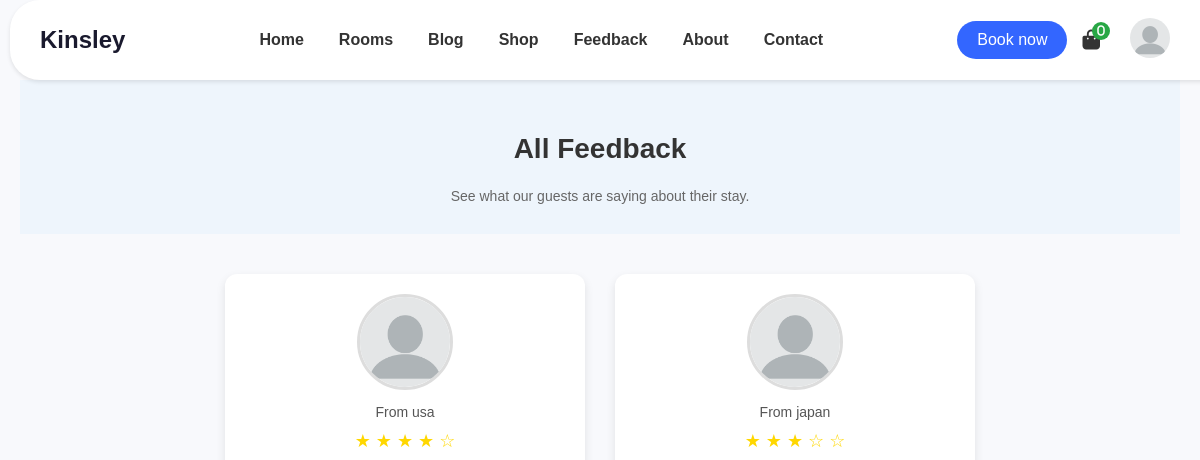
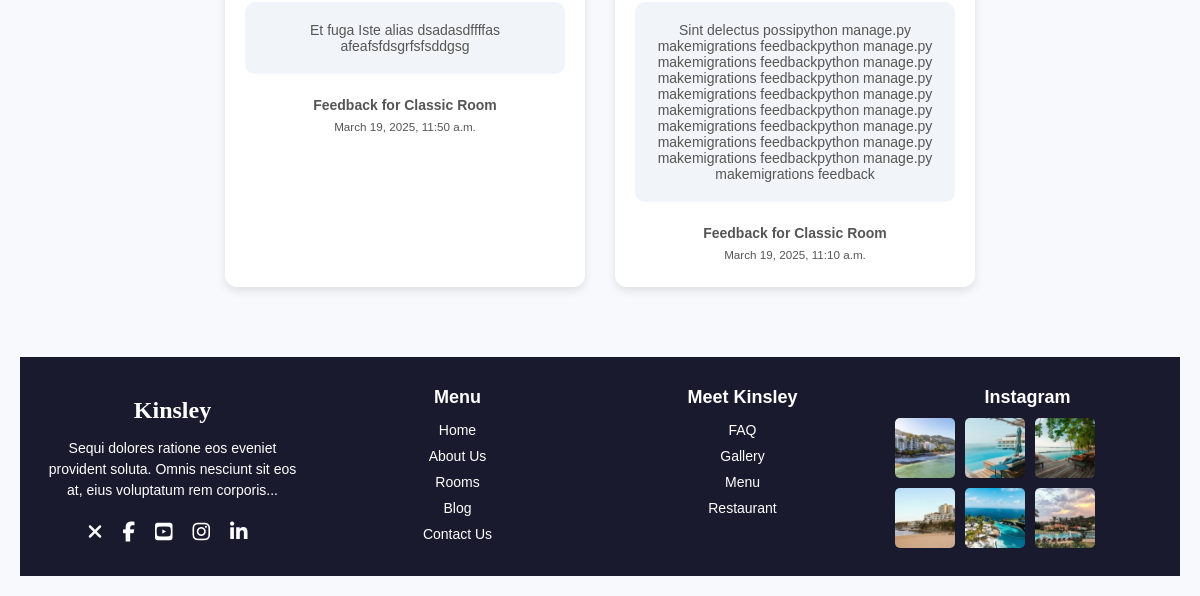
The app's page /feedback/list/, older data (2 pictures, top to bottom).
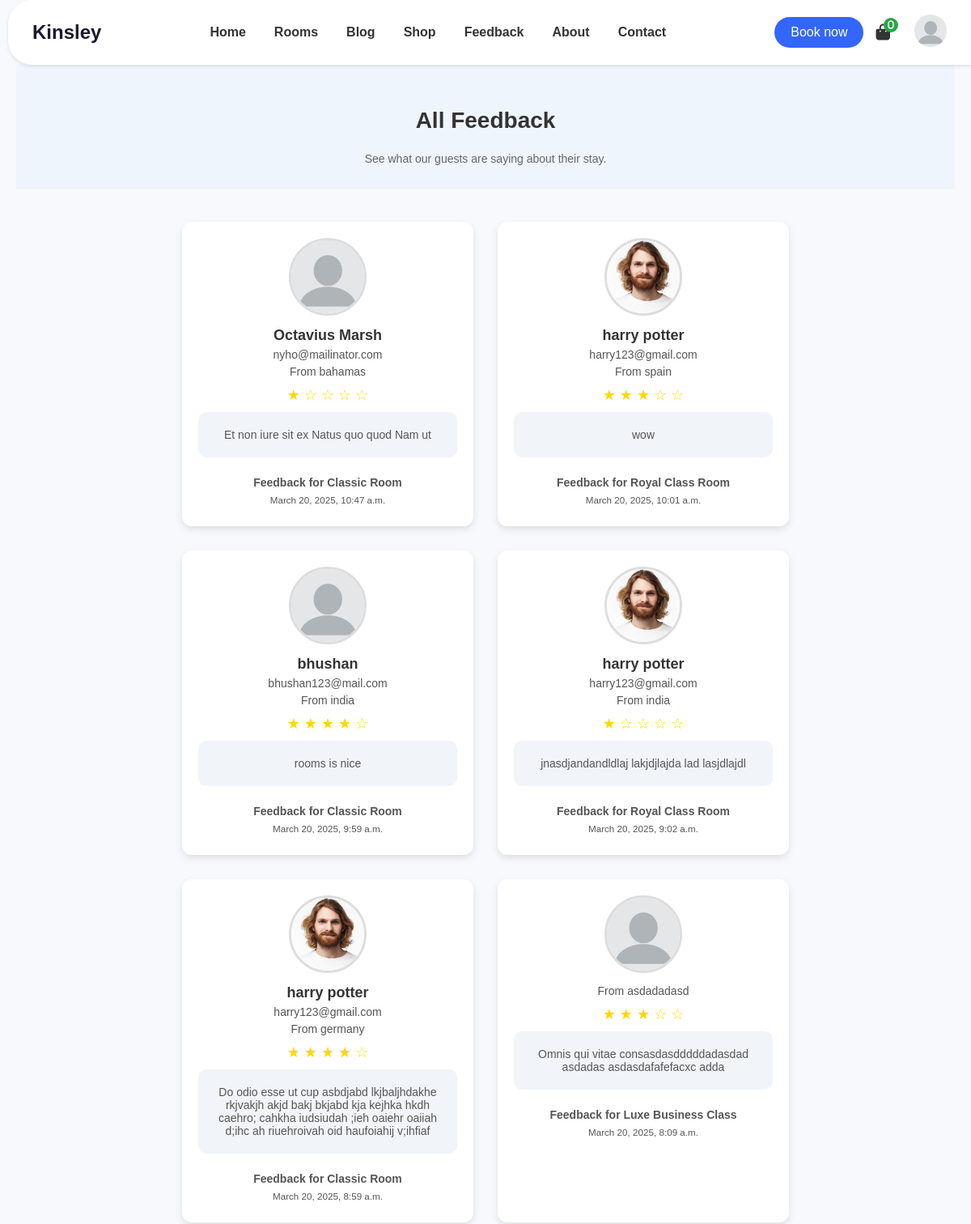
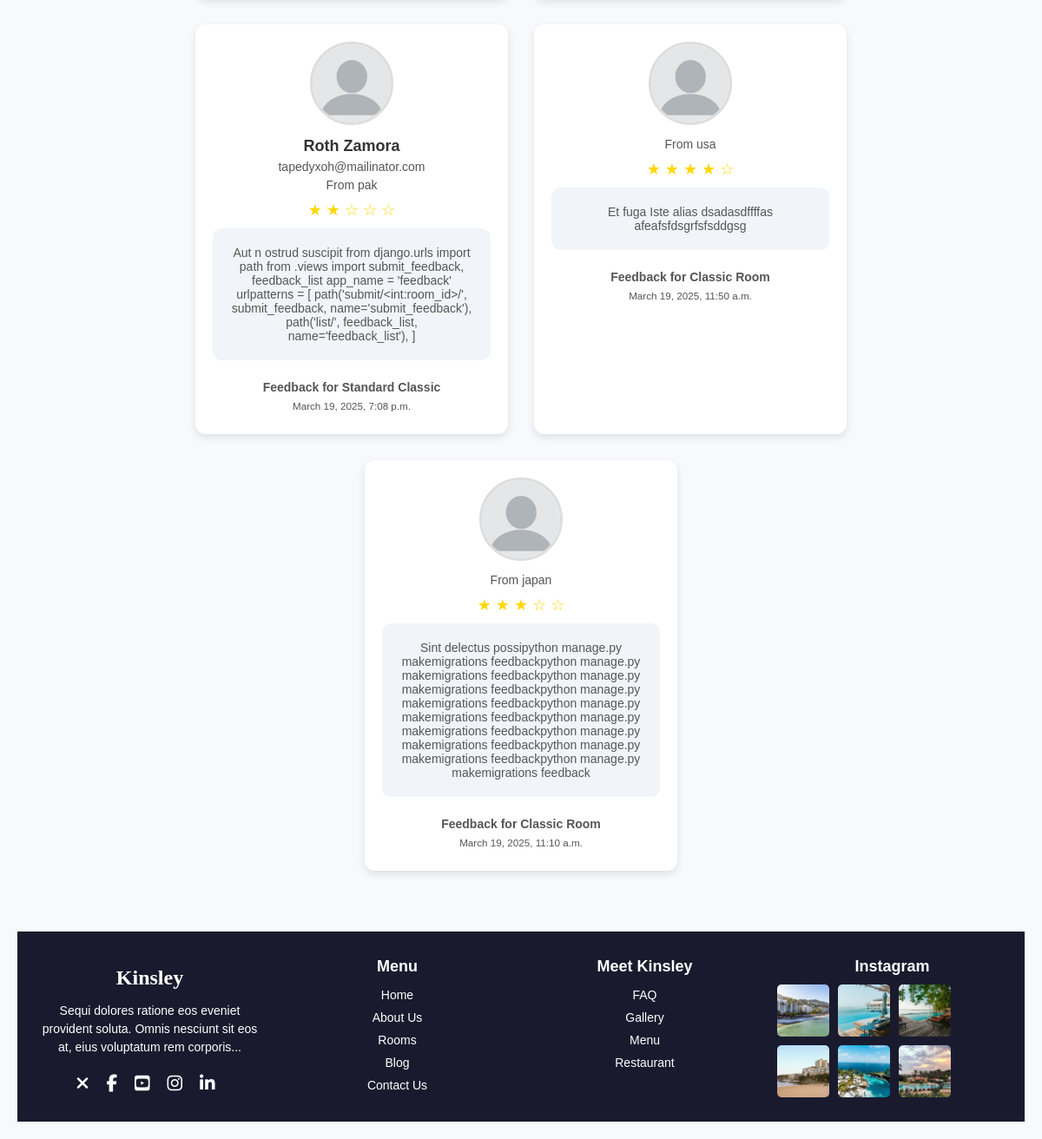
The same page, newer data (2 pictures, top to bottom).
### feedback/models.py (models this page shows, shortened)
class Feedback(models.Model):
    user = models.ForeignKey(User, on_delete=models.SET_NULL, null=True, blank=True)  # Optional for non-authenticated users
    room = models.ForeignKey(Room, on_delete=models.CASCADE)
    name = models.CharField(max_length=100, blank=True, null=True)  # For non-authenticated users
    email = models.EmailField(blank=True, null=True)  # For non-authenticated users
    country = models.CharField(max_length=100, blank=True, null=True)
    rating = models.PositiveIntegerField(choices=[(i, str(i)) for i in range(1, 6)])
    comment = models.TextField()
    created_at = models.DateTimeField(auto_now_add=True)

### rooms/models.py (models this page shows, shortened)
class Room(models.Model):
    SIZE_CHOICES = (
        ('S', 'Single Bedroom'),
        ('D', 'Double Bedroom'),
        ('T', 'Triple Bedroom'),
    )
    name = models.CharField(max_length=100)
    category = models.ForeignKey(RoomCategory, on_delete=models.SET_NULL, null=True)
    capacity = models.PositiveIntegerField()  # Number of adults
    size = models.CharField(max_length=1, choices=SIZE_CHOICES)
    description = models.TextField()
    price = models.DecimalField(max_digits=10, decimal_places=2)
    image = models.ImageField(upload_to='rooms/', blank=True, null=True)  # Saves to media/rooms/

### accounts/models.py (models this page shows, shortened)
class Profile(models.Model):
    user = models.OneToOneField(User, on_delete=models.CASCADE)
    phone_number = models.CharField(max_length=10, blank=True, null=True)
    profile_picture = models.ImageField(upload_to='profile_pics/', blank=True, null=True)

### feedback/views.py (the view)
# urls.py: path('list/', feedback_list, name='feedback_list'),
def feedback_list(request):
    feedbacks = Feedback.objects.all().order_by('-created_at')
    return render(request, 'feedback/feedback_list.html', {'feedbacks': feedbacks})

### templates/feedback/feedback_list.html (shortened to what this page needs)
<!DOCTYPE html>
<html lang="en">
<head>
    {% load static %}
    <link rel="stylesheet" href="{% static 'style.css' %}">
    <link rel="stylesheet" href="{% static 'styles.css' %}">
    <link rel="stylesheet" href="https://cdnjs.cloudflare.com/ajax/libs/font-awesome/6.7.2/css/all.min.css"
 />
</head>
<body>
    {% include 'navbar.html' %}
    <div class="header">
        <h2>All Feedback</h2>
        <p>See what our guests are saying about their stay.</p>
    </div>
    <div class="feedback-container">
        {% for feedback in feedbacks %}
        <div class="feedback-card">
            {% if feedback.user and feedback.user.profile.profile_picture %}
                <img src="{{ feedback.user.profile.profile_picture.url }}" alt="{{ feedback.user.username }}'s Profile">
            {% else %}
                <img src="{% static 'images/profile_placeholder.jpg' %}" alt="Anonymous Profile">
            {% endif %}
            <h3>
                {% if feedback.user %}
                    {{ feedback.user.get_full_name }}
                {% else %}
                    {{ feedback.name }}
                {% endif %}
            </h3>
            <p>
                {% if feedback.user %}
                    {{ feedback.user.email }}
                {% else %}
                    {{ feedback.email }}
                {% endif %}
            </p>
            <p>From {{ feedback.country|default:'Not specified' }}</p>
            <div class="stars">
                {% for i in "12345" %}
                    {% if forloop.counter <= feedback.rating %}
                        ★
                    {% else %}
                        ☆
                    {% endif %}
                {% endfor %}
            </div>
            <div class="feedback-box">
                <p>{{ feedback.comment }}</p>
            </div>
            <br>
            <p><strong>Feedback for {{ feedback.room.name }}</strong></p>
            <p><small>{{ feedback.created_at }}</small></p>
        </div>
        {% empty %}
        <p>No feedback submitted yet.</p>
        {% endfor %}
    </div>
    {% include 'footer.html' %}
</body>
</html>

### templates/navbar.html (shortened to what this page needs)
{% load static %}
<link rel="stylesheet" href="https://cdnjs.cloudflare.com/ajax/libs/font-awesome/6.7.2/css/all.min.css" />
<nav style="position: fixed; top: 0px; left: 10px; display: flex; justify-content: space-between; align-items: center; padding: 0px 30px; background-color: white; z-index: 99; width: 100%; height: 80px; box-shadow: 0 2px 4px rgba(0, 0, 0, 0.1); border-radius: 30px 30px 30px 30px;">
    <div style="font-size: 24px; font-weight: bold; color: #1a1a2e;">Kinsley</div>
    <div class="menu" style="display: flex; gap: 35px;">
        <a href="#" style="text-decoration: none; color: #333; font-size: 16px; font-weight: 600; transition: color 0.3s ease;">Home</a>
        <a href="{% url 'rooms:room_list' %}" style="text-decoration: none; color: #333; font-size: 16px; font-weight: 600; transition: color 0.3s ease;">Rooms</a>
        <a href="#" style="text-decoration: none; color: #333; font-size: 16px; font-weight: 600; transition: color 0.3s ease;">Blog</a>
        <a href="#" style="text-decoration: none; color: #333; font-size: 16px; font-weight: 600; transition: color 0.3s ease;">Shop</a>
        <a href="{% url 'feedback:feedback_list' %}" style="text-decoration: none; color: #333; font-size: 16px; font-weight: 600; transition: color 0.3s ease;">Feedback</a>
        <a href="#" style="text-decoration: none; color: #333; font-size: 16px; font-weight: 600; transition: color 0.3s ease;">About</a>
        <a href="{% url 'contact:contact_us' %}" style="text-decoration: none; color: #333; font-size: 16px; font-weight: 600; transition: color 0.3s ease;">Contact</a>
    </div>
    <div style="display: flex; align-items: center; gap: 15px; margin-right: 70px;">
        <button style="background-color: #3366FF; color: white; border: none; border-radius: 25px; padding: 10px 20px; font-size: 16px; cursor: pointer; transition: background-color 0.3s ease;">Book now</button>
        <i class="fas fa-shopping-bag" style="font-size: 20px; color: #333; position: relative;">
            <span style="position: absolute; top: -8px; right: -10px; background-color: #28A745; color: white; font-size: 12px; font-weight: bold; border-radius: 50%; width: 18px; height: 18px; display: flex; justify-content: center; align-items: center;">0</span>
        </i> <br>
        {% if user.is_authenticated %}
            <a href="{% url 'accounts:profile' %}">
                <img src="{% if user.profile.profile_picture %}{{ user.profile.profile_picture.url }}{% else %}{% static 'images/profile_placeholder.jpg' %}{% endif %}" alt="Profile Picture" style="width: 40px; height: 40px; border-radius: 50%; object-fit: cover; cursor: pointer; transition: transform 0.2s ease;">
            </a>
        {% else %}
            <a href="{% url 'accounts:login_page' %}">
                <img src="{% static 'images/profile_placeholder.jpg' %}" alt="Login" style="width: 40px; height: 40px; border-radius: 50%; object-fit: cover; cursor: pointer; transition: transform 0.2s ease;">
            </a>
        {% endif %}
    </div>
</nav>

### templates/footer.html
{% load static %}
<link rel="stylesheet" href="{% static 'footer.css' %}">
<footer class="footer" style="background-color: #1a1a2e; color: white;">
    <div class="footer-container">
        <div class="footer-brand">
            <h2 style="color: white;">Kinsley</h2>
            <p style="color: white;">Sequi dolores ratione eos eveniet provident soluta. Omnis nesciunt sit eos at, eius voluptatum rem corporis...</p>
            <div class="social-icons">
                <a href="#"><i class="fas fa-times" style="color: white;"></i></a>
                <a href="#"><i class="fab fa-facebook-f" style="color: white;"></i></a>
                <a href="#"><i class="fab fa-youtube-square" style="color: white;"></i></a>
                <a href="#"><i class="fab fa-instagram" style="color: white;"></i></a>
                <a href="#"><i class="fab fa-linkedin-in" style="color: white;"></i></a>
            </div>
        </div>
        <div class="footer-menu">
            <h3 style="color: white;">Menu</h3>
            <ul>
                <li><a href="#" style="color: white;">Home</a></li>
                <li><a href="#" style="color: white;">About Us</a></li>
                <li><a href="#" style="color: white;">Rooms</a></li>
                <li><a href="#" style="color: white;">Blog</a></li>
                <li><a href="#" style="color: white;">Contact Us</a></li>
            </ul>
        </div>
        <div class="footer-meet">
            <h3 style="color: white;">Meet Kinsley</h3>
            <ul>
                <li><a href="#" style="color: white;">FAQ</a></li>
                <li><a href="#" style="color: white;">Gallery</a></li>
                <li><a href="#" style="color: white;">Menu</a></li>
                <li><a href="#" style="color: white;">Restaurant</a></li>
            </ul>
        </div>
        <div class="footer-instagram">
            <h3 style="color: white;">Instagram</h3>
            <div class="instagram-gallery">
                <img src="{% static 'images/about-1-140x140.jpg' %}" alt="Instagram 1">
                <img src="{% static 'images/about-2-140x140.jpg' %}" alt="Instagram 2">
                <img src="{% static 'images/about-3-140x140.jpg' %}" alt="Instagram 3">
                <img src="{% static 'images/about-4-140x140.jpg' %}" alt="Instagram 4">
                <img src="{% static 'images/about-5-140x140.jpg' %}" alt="Instagram 5">
                <img src="{% static 'images/about-6-140x140.jpg' %}" alt="Instagram 6">
            </div>
        </div>
    </div>
</footer>

### static/style.css (style rules this page uses)
body { font-family: Arial, sans-serif; margin: 0; padding: 0; background-color: #f0f8ff; }
body { font-family: Arial, sans-serif; margin: 0; padding: 0; background-color: #f9fcff; }
h3 { font-size: 18px; margin: 10px 0; color: #333; }
.social-icons { display: flex; justify-content: center; gap: 10px; }
body { margin: 0; font-family: Arial, sans-serif; background-color: #f9fcff; color: #333; }

### static/styles.css (style rules this page uses)
body { font-family: Arial, sans-serif; background-color: #f9fcff; margin: 0; padding: 20px; }
h3 { margin: 10px 0; font-size: 18px; color: #333; }
p { font-size: 14px; color: #666; margin-bottom: 20px; }
button { padding: 10px 20px; background-color: #007bff; color: #fff; border: none; border-radius: 8px; cursor: pointer; transition: background-color 0.3s ease; }
.footer { background-color: #1a1a2e; color: #fff; padding: 50px 20px; margin-top: 30px; }
.footer-container { display: grid; grid-template-columns: repeat(auto-fit, minmax(200px, 1fr)); gap: 20px; max-width: 1200px; margin: 0 auto; }
.footer-brand h2 { font-family: 'Brush Script MT', cursive; font-size: 36px; margin-bottom: 10px; color: #fff; }
.footer-brand p { font-size: 14px; line-height: 1.5; margin-bottom: 20px; }
.social-icons a { margin-right: 10px; display: inline-block; color: #fff; }
.footer-menu, .footer-meet { font-size: 14px; }
.footer-menu ul, .footer-meet ul { list-style: none; padding: 0; }
.footer-menu ul li, .footer-meet ul li { margin-bottom: 8px; }
.footer-menu ul li a, .footer-meet ul li a { color: #fff; text-decoration: none; }
.footer-instagram .instagram-gallery { display: grid; grid-template-columns: repeat(3, 1fr); gap: 10px; }
.footer-instagram .instagram-gallery img { width: 100%; height: auto; border-radius: 5px; object-fit: cover; }
.footer-instagram h3 { color: #fff; }
.footer-meet h3 { color: #fff; }
.footer-menu h3 { color: #fff; }
.stars { color: #f5c518; margin-bottom: 10px; }
body { font-family: Arial, sans-serif; background-color: #f8f9fc; text-align: center; margin: 0; padding: 20px; }
.header { background: #eef5fc; padding: 30px 0; }
.header h2 { font-size: 28px; font-weight: bold; }
.header p { color: #666; max-width: 700px; margin: auto; }
.feedback-container { display: flex; flex-wrap: wrap; justify-content: center; gap: 30px; padding: 40px 20px; }
.feedback-card { background: white; border-radius: 12px; padding: 20px; width: 320px; text-align: center; box-shadow: 0 4px 10px rgba(0, 0, 0, 0.1); }
.feedback-card img { width: 90px; height: 90px; border-radius: 50%; object-fit: cover; border: 3px solid #ddd; }
.feedback-card h3 { margin: 10px 0 5px; font-size: 18px; font-weight: bold; }
.feedback-card p { margin: 5px 0; color: #555; font-size: 14px; }
.stars { color: gold; font-size: 18px; margin: 10px 0; }
.feedback-box { background: #f1f5f9; padding: 15px; border-radius: 10px; font-size: 14px; color: #333; margin-top: 10px; }

### static/footer.css (style rules this page uses)
.footer { background-color: #021d37; padding: 20px 0; }
.footer-container { display: flex; justify-content: space-between; align-items: flex-start; padding: 0 20px; }
.footer-brand { flex: 1; }
.footer-brand h2 { font-size: 24px; margin-bottom: 10px; }
.footer-brand p { font-size: 14px; color: #0c0d0e; }
.social-icons { display: flex; gap: 10px; }
.social-icons a { color: #333; font-size: 20px; }
.footer-menu, .footer-meet { flex: 1; }
.footer-menu ul, .footer-meet ul { list-style: none; padding: 0; }
.footer-menu ul li, .footer-meet ul li { margin-bottom: 10px; }
.footer-menu ul li a, .footer-meet ul li a { text-decoration: none; color: #333; font-size: 14px; }
.footer-instagram { flex: 1; }
.footer-instagram .instagram-gallery { display: flex; flex-wrap: wrap; gap: 10px; }
.footer-instagram .instagram-gallery img { width: 60px; height: 60px; border-radius: 5px; }

### templates/navbar.html (style rules this page uses)
body { padding-top: 80px !important; }

Row changes from the older to the newer data that the page shows:
added Feedback: name "Octavius Marsh", email "nyho@mailinator.com", country "bahamas", rating 1 (drawn), comment "Et non iure sit ex Natus quo quod Nam ut", room.name "Classic Room", created_at "March 20, 2025, 10:47 a.m."
added Feedback: user.profile.profile_picture (picture), user.get_full_name "harry potter", user.email "harry123@gmail.com", country "spain", rating 3 (drawn), comment "wow", room.name "Royal Class Room", created_at "March 20, 2025, 10:01 a.m."
added Feedback: name "bhushan", email "bhushan123@mail.com", country "india", rating 4 (drawn), comment "rooms is nice", room.name "Classic Room", created_at "March 20, 2025, 9:59 a.m."
added Feedback: user.profile.profile_picture (picture), user.get_full_name "harry potter", user.email "harry123@gmail.com", country "india", rating 1 (drawn), comment "jnasdjandandldlaj lakjdjlajda lad lasjdlajdl", room.name "Royal Class Room", created_at "March 20, 2025, 9:02 a.m."
added Feedback: user.profile.profile_picture (picture), user.get_full_name "harry potter", user.email "harry123@gmail.com", country "germany", rating 4 (drawn), comment "Do odio esse ut cup asbdjabd lkjbaljhdakhe rkjvakjh akjd bakj bkjabd kja kejhka hkdh caehro; cahkha iudsiudah ;ieh oaiehr oaiiah d;ihc ah riuehroivah oid haufoiahij v;ihfiaf", room.name "Classic Room", created_at "March 20, 2025, 8:59 a.m."
added Feedback: country "asdadadasd", rating 3 (drawn), comment "Omnis qui vitae consasdasdddddadasdad asdadas asdasdafafefacxc adda", room.name "Luxe Business Class", created_at "March 20, 2025, 8:09 a.m."
added Feedback: name "Roth Zamora", email "tapedyxoh@mailinator.com", country "pak", rating 2 (drawn), comment "Aut n ostrud suscipit from django.urls import path from .views import submit_feedback, feedback_list app_name = 'feedback' urlpatterns = [ path('submit/<int:room_id>/', submit_feedback, name='submit_feedback'), path('list/', feedback_list, name='feedback_list'), ]", room.name "Standard Classic", created_at "March 19, 2025, 7:08 p.m."
